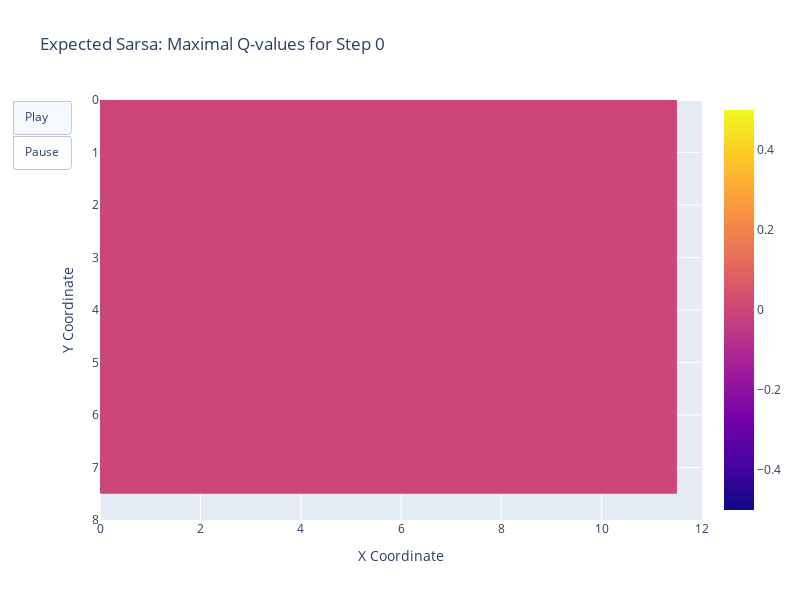
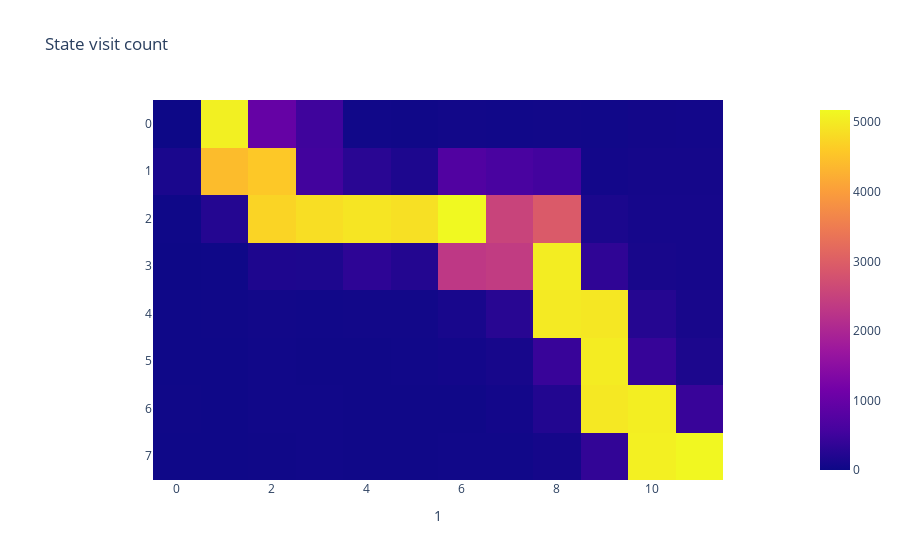

Notebook source saved alongside these figures, in order:
### Code cell
env_states, action_keys, obs, rewards, done, q_values = tabular_rollout(key, TIME_STEPS, N_ACTIONS, GRID_SIZE, env, agent, policy)
animated_heatmap(q_values, dims=jnp.asarray(GRID_SIZE), agent_name="Expected Sarsa", sample_freq=1_000, log_scale=False)
plot_path(obs)

### Figure 1 — Plotly figure (JSON) as saved in the notebook; plotly's stock layout.template omitted (floating-point values rounded to 4 significant figures)
{"data": [{"type": "heatmap", "z": [[0, 0, 0, 0, 0, 0, 0, 0, 0, 0, 0, 0], [0, 0, 0, 0, 0, 0, 0, 0, 0, 0, 0, 0], [0, 0, 0, 0, 0, 0, 0, 0, 0, 0, 0, 0], [0, 0, 0, 0, 0, 0, 0, 0, 0, 0, 0, 0], [0, 0, 0, 0, 0, 0, 0, 0, 0, 0, 0, 0], [0, 0, 0, 0, 0, 0, 0, 0, 0, 0, 0, 0], [0, 0, 0, 0, 0, 0, 0, 0, 0, 0, 0, 0], [0, 0, 0, 0, 0, 0, 0, 0, 0, 0, 0, 0]]}], "layout": {"height": 600, "title": {"text": "Expected Sarsa: Maximal Q-values for Step 0"}, "updatemenus": [{"buttons": [{"args": [null, {"frame": {"duration": 50, "redraw": true}, "fromcurrent": true}], "label": "Play", "method": "animate"}, {"args": [[null], {"frame": {"duration": 0, "redraw": false}}], "label": "Pause", "method": "relayout"}], "type": "buttons"}], "width": 800, "xaxis": {"range": [0, 12], "title": {"text": "X Coordinate"}}, "yaxis": {"autorange": false, "range": [8, 0], "title": {"text": "Y Coordinate"}}}}

### Figure 2 — Plotly figure (JSON) as saved in the notebook; plotly's stock layout.template omitted (floating-point values rounded to 4 significant figures)
{"data": [{"coloraxis": "coloraxis", "hovertemplate": "1: %{x}<br>y: %{y}<br>color: %{z}<extra></extra>", "name": "0", "type": "heatmap", "x": [0, 1, 2, 3, 4, 5, 6, 7, 8, 9, 10, 11], "xaxis": "x", "y": [0, 1, 2, 3, 4, 5, 6, 7], "yaxis": "y", "z": [[0, 5065, 978, 501, 41, 30, 53, 38, 51, 42, 58, 60], [135, 4414, 4570, 533, 286, 162, 724, 609, 548, 64, 82, 81], [18, 231, 4728, 4843, 4925, 4868, 5175, 2542, 2924, 142, 92, 87], [11, 22, 173, 166, 326, 222, 2312, 2393, 5033, 342, 107, 95], [19, 26, 47, 37, 51, 49, 111, 273, 4991, 4951, 245, 106], [17, 19, 39, 32, 33, 36, 62, 96, 429, 5020, 409, 150], [26, 23, 36, 40, 34, 28, 35, 60, 216, 4968, 5043, 431], [17, 19, 32, 37, 28, 32, 42, 42, 79, 370, 5060, 5152]]}], "layout": {"coloraxis": {"colorscale": [[0, "#0d0887"], [0.1111, "#46039f"], [0.2222, "#7201a8"], [0.3333, "#9c179e"], [0.4444, "#bd3786"], [0.5556, "#d8576b"], [0.6667, "#ed7953"], [0.7778, "#fb9f3a"], [0.8889, "#fdca26"], [1, "#f0f921"]]}, "title": {"text": "State visit count"}, "xaxis": {"anchor": "y", "constrain": "domain", "domain": [0, 1], "scaleanchor": "y", "title": {"text": "1"}}, "yaxis": {"anchor": "x", "autorange": "reversed", "constrain": "domain", "domain": [0, 1]}}}
